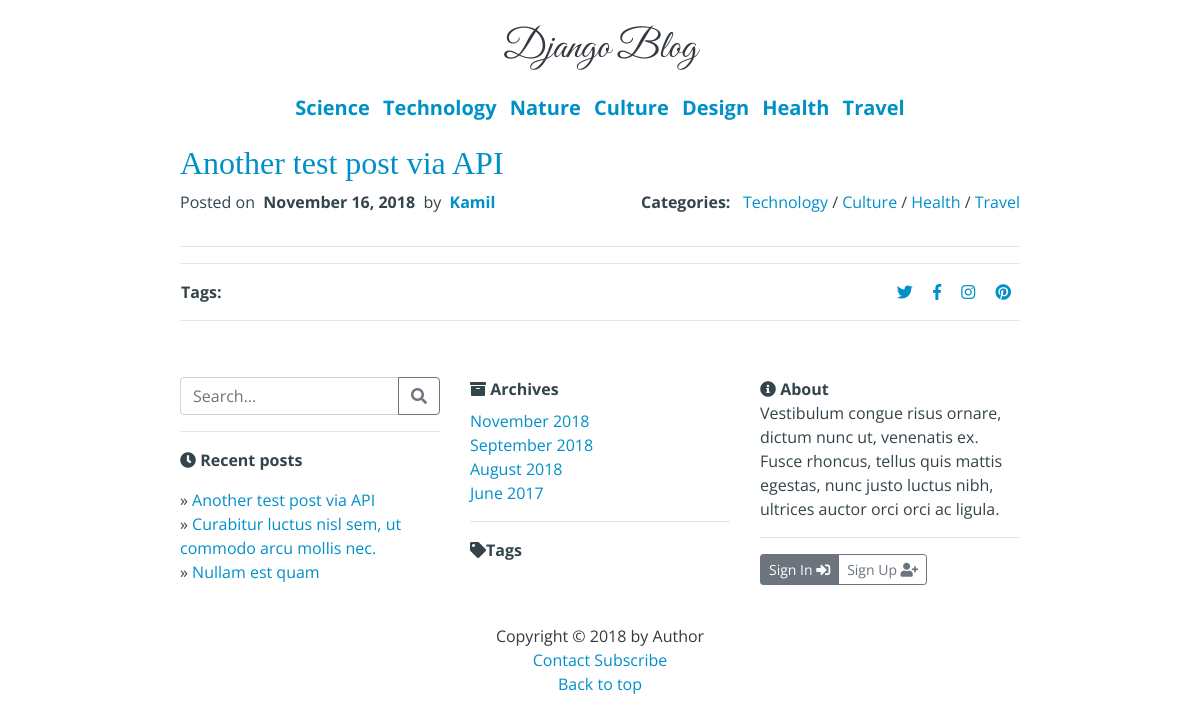
Screenshot of /another-test-post-via-api/ with the database file from the repository.
### blog/models.py (models this page shows, shortened)
class Category(models.Model):
    name = models.CharField(max_length=100, unique=True)
    class Meta:
        verbose_name_plural = 'Categories'

class Post(models.Model):
    STATUS = (
        ('DRAFT', 'Draft'),
        ('PUBLISHED', 'Published'),
    )
    category = models.ManyToManyField(Category, blank=False)
    author = models.ForeignKey(
        User,
        on_delete=models.CASCADE,
        related_name='posts')
    picture = models.ImageField(upload_to='media', default='media/None/no-img.jpg')
    title = models.CharField(max_length=300)
    slug = models.SlugField(
        max_length=300,
        unique_for_date='published_date')
    content = MarkdownxField() # markdownx
    published_date = models.DateTimeField(default=timezone.now)
    allow_comments = models.BooleanField(default=True)
    status = models.CharField(default='DRAFT', choices=STATUS, max_length=10)
    tags = TaggableManager()
    class Meta:
        ordering = ('-published_date', )
    def __str__(self):
        return self.title
    @property
    def formatted_markdown(self):
        return markdownify(self.content)

### blog/views.py (the view)
# urls.py: path('<slug:slug>/', DetailsPost.as_view(), name='details_post'),
class DetailsPost(CategoryDatesMixin, DetailView):
    model = Post
    template_name = 'blog/details_post.html'

### blog/templatetags/blog_filters.py (called while the page is built)
@register.filter
def month_name(month_number):
    return calendar.month_name[month_number]

### blog/views.py (called while the page is built)
    def get_context_data(self, **kwargs):
        context = super().get_context_data(**kwargs)
        context['categories'] = Category.objects.all()
        context['dates'] = Post.objects.filter(
            status='PUBLISHED').datetimes(field_name='published_date',
                                          kind='month',
                                          order='DESC')
        context['recent_posts'] = Post.objects.filter(
                                        status='PUBLISHED') \
                                    .order_by('-published_date')[:3]
        return context

### blog/templates/blog/details_post.html (shortened to what this page needs)
{% extends 'base.html' %}
{% block content %}
{% if post.status != 'DRAFT' %}
<div class="post">
    <p class="blog-post-title h2"><a href="{% url 'blog:details_post' slug=post.slug %}">{{ post.title }}</a></p>
    <div class="row">
        <div class="col-md-6">
            <p>
                Posted on &nbsp;<b>{{ post.published_date|date:"F j, Y" }}</b>&nbsp; by &nbsp;<b><a href="{% url 'blog:author' author=post.author.first_name %}">{{ post.author.first_name }}</a></b>
            </p>
        </div>
        <div class="col-md-6 text-right">
            <b>Categories:</b> &nbsp;
            {% for category in post.category.all %}
                {% if not forloop.first %}/ {% endif %}
                <a href="{% url 'blog:category' name=category.name %}">{{ category.name }}</a>
            {% endfor %}
        </div>
    </div>
    <hr>
    <hr>
    <div class="row justify-content-between px-3">
        <div>
            <b>Tags:</b>&nbsp;
        </div>
        <div>
            <a href=""><i class="fab fa-twitter px-2"></i></a>
            <a href=""><i class="fab fa-facebook-f px-2"></i></a>
            <a href=""><i class="fab fa-instagram px-2"></i></a>
            <a href=""><i class="fab fa-pinterest px-2"></i></a>
        </div>
    </div>
    <hr>
</div>
{% else %}
<p>No such post.</p>
{% endif %}
{% endblock %}

### blog/templates/base.html (shortened to what this page needs)
{% load static %}
{% load taggit_templatetags2_tags %}
{% load blog_filters %}
<!DOCTYPE html>
<html lang="en">
<head>
    <link rel="stylesheet" href="{% static 'css/bootstrap.min.css' %}">
    <link rel="stylesheet" href="{% static 'css/all.css' %}">
    <link rel="stylesheet" href="{% static 'css/blog.css' %}">
</head>
<body>
    <div class="container w-75">
        <header class="container mt-4 text-center">
            <a class="h1 text-dark blog-title" href="/">Django Blog</a>
        </header>
        {% if categories %}
        <div class="container my-4">
            <ul class="list-unstyled list-inline text-center h5 font-weight-bold">
            {% for category in categories %}
                <li class="list-inline-item">
                    <a href="{% url 'blog:category' name=category.name %}">{{ category.name }}</a>
                </li>
            {% endfor %}
            </ul>
        </div>
        {% endif %}
        <main class="container">
            {% block content %} {% endblock %}
        </main>
        <footer class="py-3">
            <div class="container">
                <div class="row py-4">
                    <div class="col-md-4">
                        <form method="GET" action="{% url 'blog:search' %}">
                            <div class="input-group">
                                <input type="text" class="form-control" placeholder="Search..." name="q">
                                <div class="input-group-append">
                                    <button class="btn btn-outline-secondary" type="button"><i class="fas fa-search"></i></button>
                                </div>
                            </div>
                        </form>
                        <hr>
                        <p>
                            <i class="fas fa-clock"></i>&nbsp;<b>Recent posts</b>
                            <ul class="list-unstyled mt-2">
                                {% for post in recent_posts %}
                                    <li>
                                        &raquo;&nbsp;<a href="{% url 'blog:details_post' slug=post.slug %}">{{ post }}</a>
                                    </li>
                                {% empty %}
                                    <p>No posts.</p>
                                {% endfor %}
                            </ul>
                        </p>
                    </div>
                    <div class="col-md-4">
                        <i class="fas fa-archive"></i>&nbsp;<b>Archives</b>
                        <ul class="list-unstyled mt-2">
                            {% for date in dates %}
                                <li>
                                    <a href="{% url 'blog:ym_archive' year=date.year month=date.month %}">{{ date.month|month_name }} {{ date.year }}</a>
                                </li>
                            {% endfor %}
                        </ul>
                        <hr>
                        <i class="fas fa-tag"></i><b>Tags</b>
                            {% get_tagcloud as tags %}
                    </div>
                    <div class="col-md-4">
                        <i class="fas fa-info-circle"></i>&nbsp;<b>About</b>
                        <p>
                            Vestibulum congue risus ornare, dictum nunc ut, venenatis ex. Fusce rhoncus, tellus quis mattis egestas, nunc justo luctus nibh, ultrices auctor orci orci ac ligula.
                        </p>
                        <hr>
                        {% if user.is_authenticated %}
                            <div class="btn-group btn-group-sm" role="group">
                                <a href="{% url 'profile' %}" type="button" class="btn btn-success active"><b>{{ user.first_name }}</b> <i class="fas fa-user"></i></button>
                                <a href="{% url 'logout' %}?next={{ request.path | urlencode }}" class="btn btn-warning">Logout <i class="fas fa-sign-out-alt"></i></a>
                            </div>
                        {% else %}
                            <div class="btn-group btn-group-sm" role="group">
                                <a href="{% url 'login' %}?next={{ request.path | urlencode }}" class="btn btn-secondary">Sign In <i class="fas fa-sign-in-alt"></i></a>
                                <a href="{% url 'signup' %}" class="btn btn-outline-secondary">Sign Up <i class="fas fa-user-plus"></i></a>
                            </div>
                        {% endif %}
                    </div>
                </div>
                <p class="m-0 text-center text-dark">
                    Copyright &copy; {% now "Y" %} by Author<br>
                    <a href="{% url 'contact' %}">Contact</a>&nbsp;<a href="{% url 'feed' %}">Subscribe</a><br>
                    <a href="#">Back to top</a>
                </p>
            </div>
        </footer>
    </div>
</body>
</html>

### blog/static/css/all.css (style rules this page uses)
.fa, .fas, .far, .fal, .fab { -moz-osx-font-smoothing: grayscale; -webkit-font-smoothing: antialiased; display: inline-block; font-style: normal; font-variant: normal; text-rendering: auto; line-height: 1; }
.fa-archive:before { content: "\f187"; }
.fa-clock:before { content: "\f017"; }
.fa-facebook-f:before { content: "\f39e"; }
.fa-info-circle:before { content: "\f05a"; }
.fa-instagram:before { content: "\f16d"; }
.fa-pinterest:before { content: "\f0d2"; }
.fa-search:before { content: "\f002"; }
.fa-sign-in-alt:before { content: "\f2f6"; }
.fa-tag:before { content: "\f02b"; }
.fa-twitter:before { content: "\f099"; }
.fa-user-plus:before { content: "\f234"; }
.fab { font-family: 'Font Awesome 5 Brands'; }
.fa, .fas { font-family: 'Font Awesome 5 Free'; font-weight: 900; }

### blog/static/css/blog.css (style rules this page uses)
body { background-color: #fff; color: #33444C; font-family: "Open Sans", sans-serif; }
a { color: #0090C8; text-decoration: none; }
.blog-title { font-family: 'Great Vibes', cursive; }
.blog-post-title { font-family: 'Playfair Display', serif; }

### rows the page displays
Category: name "Science"
Category: name "Technology"
Category: name "Nature"
Category: name "Culture"
Category: name "Design"
Category: name "Health"
Category: name "Travel"
Post: title "Another test post via API", published_date "November 16, 2018", author.first_name "Kamil"
Post: title "Curabitur luctus nisl sem, ut commodo arcu mollis nec."
Post: title "Nullam est quam"

### other values shown
{{ date.month|month_name }} "November" "September" "August" "June"
{{ date.year }} "2018" "2018" "2018" "2017"
